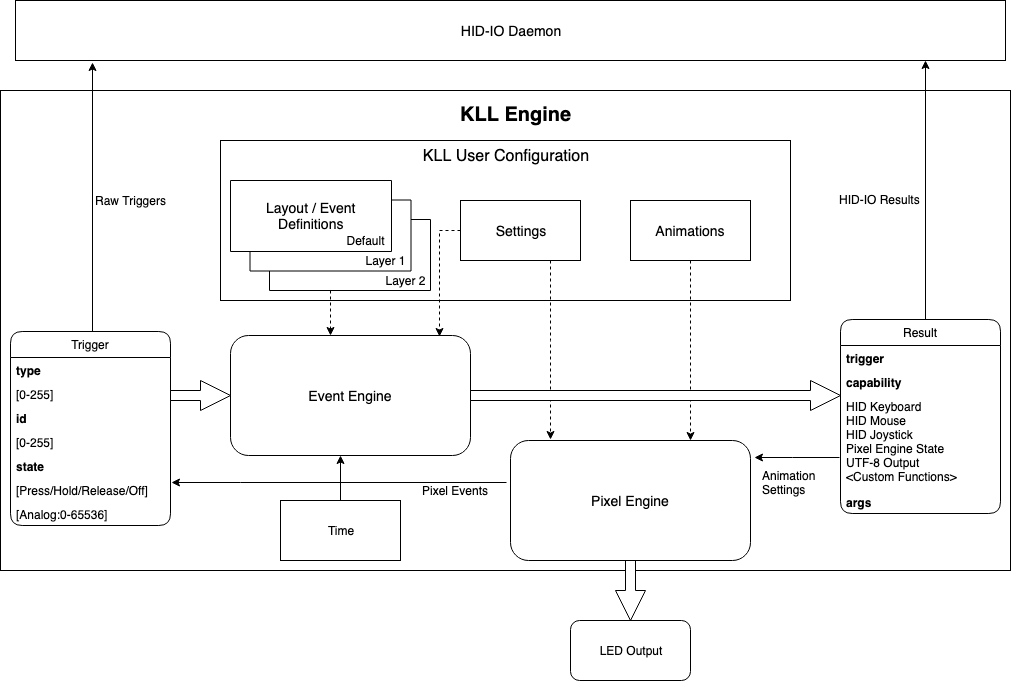
#> input picture Documentation/images/KLL_Overview.png, 1011 x 681 px
$ python bitmap2Struct.py --filename ../../../Documentation/images/KLL_Overview.png
#> lines starting #> are read from the running program, lines starting #| are printed output that depends on the picture; after the words box and inside, x2 and y2 are one past the last pixel; in counts of white or black regions, pixels touching at a corner belong together
#!/usr/bin/env python3

# Copyright (C) 2015-2020 by Jacob Alexander
#
# This file is free software: you can redistribute it and/or modify
# it under the terms of the GNU General Public License as published by
# the Free Software Foundation, either version 3 of the License, or
# (at your option) any later version.
#
# This file is distributed in the hope that it will be useful,
# but WITHOUT ANY WARRANTY; without even the implied warranty of
# MERCHANTABILITY or FITNESS FOR A PARTICULAR PURPOSE.  See the
# GNU General Public License for more details.
#
# You should have received a copy of the GNU General Public License
# along with this file.  If not, see <http://www.gnu.org/licenses/>.

# Imports
from array import *
from PIL import Image # Use pillow instead of PIL, it works with Python 3
import argparse


# Convenience class to deal with converting images to a C array
class STLcdGraphic:
	# Some constants for the LCD Driver
	page_width = 8
	page_max_length = 132

	array('B')

	def __init__( self, height, width ):
#> called with height = 32, width = 128
		self.height = height
		self.width  = width

		# Calculate number of pages
		self.page_count  = int( self.height / self.page_width )
		self.page_length = self.width

		# Initialize pages to 0's
		self.page_data = []
		for page in range( 0, self.page_count ):
			self.page_data.append( array( 'B', [0] * self.page_length ) )

	# [15 lines left out: function setpixel, not called in this run]

	def getpage( self, page ):
            return self.page_data[ page ]

	# [47 lines left out: functions getarray, preview, not called in this run]


class StandardError(ValueError):
	'''
	General Error
	'''


class ImageToStruct(object):

    def __init__(self, filename):
        self.max_height = 32
        self.max_width = 128
        self.x_offset = 0
        self.y_offset = 0
        self.filename = filename
        self.output_image = STLcdGraphic( self.max_height, self.max_width )
        self.disp_test = self.prep()

    def create_and_convert_image(self):
        # Load the input filename and convert to black & white
        try:
            input_image = Image.open( self.filename ).convert('1')
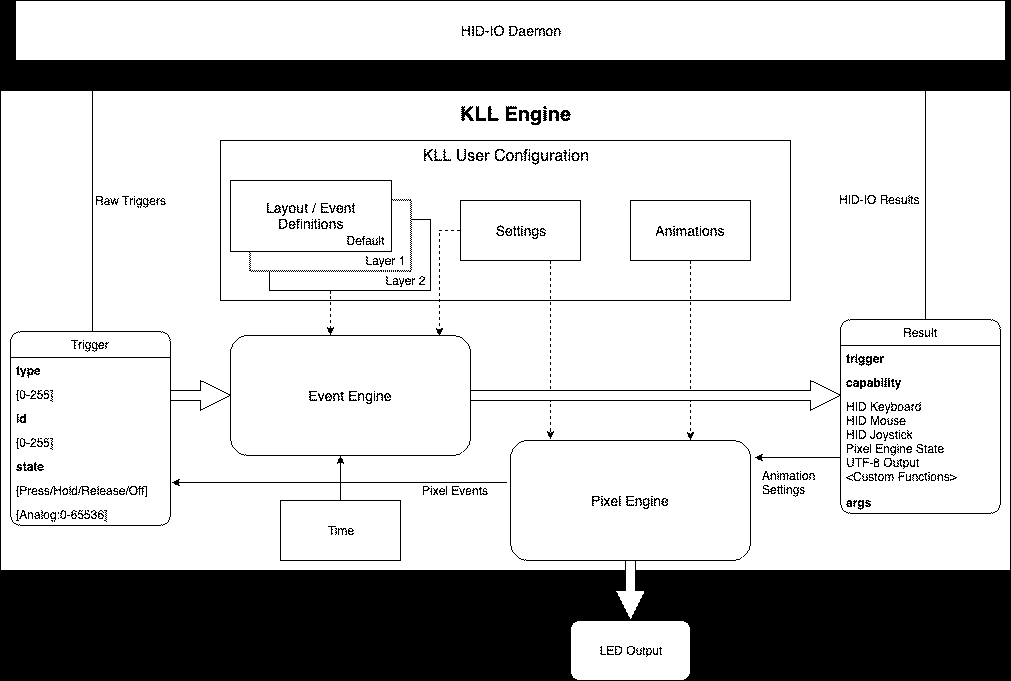
#> input_image: PIL image 1011x681 1; 77.3% white; 448 black regions (238 under 20 px), largest, box (x1, y1, x2, y2) and area: (0, 0, 1011, 681) 144671, (220, 140, 791, 302) 1462, (230, 180, 431, 294) 993
        except Exception:
            raise StandardError( "Unable to load image '{0}'".format( self.filename ) )
        return input_image

    def check_boundries(self, input_image):
        # Check the image size to see if within the bounds of the display
        if input_image.size[0] > self.max_width or input_image.size[1] > self.max_height:
#> (the run stopped early here; a loop or call above may not have finished)
